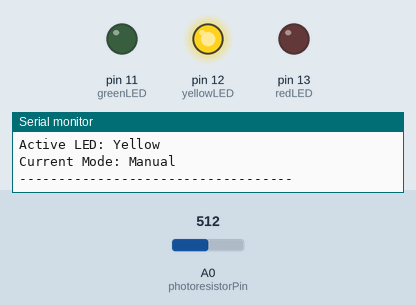
Simulated run of this sketch. Board: Arduino Uno, built with avr-gcc and run on an emulated ATmega328P. On the bench: output pins drawn as LEDs (lit = HIGH), the last lines printed to the serial monitor. The inputs (shaded band) are chosen by the test bench; at power-on: A0 (photoresistorPin) = 512.

Above: at 1.2 s.
1.3 s: A0 (photoresistorPin) set to 428
3.3 s: A0 (photoresistorPin) set to 406
At 5.4 s:
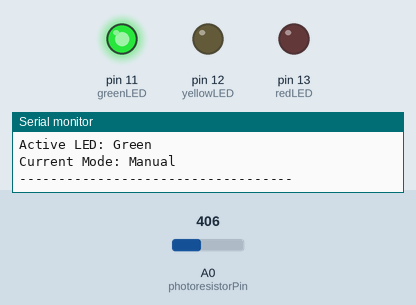
5.7 s: A0 (photoresistorPin) set to 900
At 7.5 s:
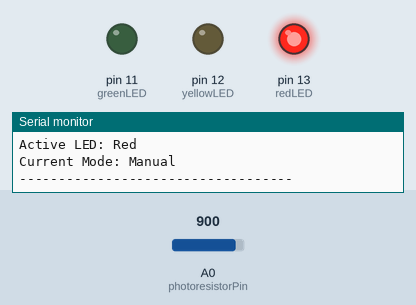
13.1 s: A0 (photoresistorPin) set to 745
14.8 s: A0 (photoresistorPin) set to 712
At 15.9 s:
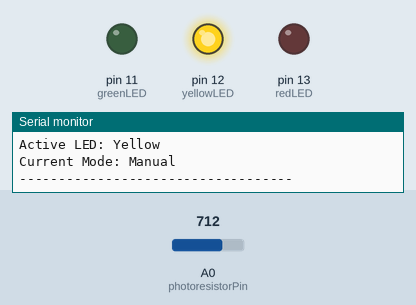
Timing chart, 0 to 17.8 s (numbered marks = the images above; inputs shaded):
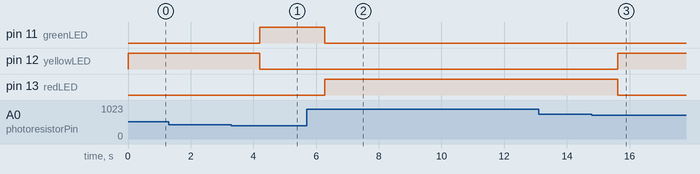

The sketch:

Midterms_Lab_Exam.ino
```cpp
const int photoresistorPin = A0;
const int greenLED = 11;
const int yellowLED = 12;
const int redLED = 13;

// Variables
int lightValue = 0;
float lightPercent = 0;

int lowThreshold = 40;  // default for MANUAL mode
int highThreshold = 70;

bool isAuto = false;   // default mode is MANUAL
String environment = "Cloudy";  // default environment

// ======= SETUP =======
void setup() {
  Serial.begin(9600);

  pinMode(greenLED, OUTPUT);
  pinMode(yellowLED, OUTPUT);
  pinMode(redLED, OUTPUT);

  Serial.println("System Ready.");
  Serial.println("Current Mode: MANUAL");
}

// ======= MAIN LOOP =======
void loop() {

  readLightSensor();
  updateThresholdAutoMode();
  updateLEDStatus();
  displayStatus();
  processSerialCommands();

  delay(1000);
}

// Reads LDR value and converts to percentage
void readLightSensor() {
  lightValue = analogRead(photoresistorPin);
  lightPercent = map(lightValue, 0, 1023, 0, 100);
}

// Automatically adjust thresholds based on MODE AUTO
void updateThresholdAutoMode() {
  if (isAuto) {
    if (lightPercent <= 40) {
      environment = "Cloudy";

    } else if (lightPercent > 40 && lightPercent <= 70) {
      environment = "Clear";

    } else {
      environment = "Clear";

    }
  }
}

// Turns ON only one LED depending on threshold
void updateLEDStatus() {

  if (lightPercent <= lowThreshold) {
    digitalWrite(greenLED, HIGH);
    digitalWrite(yellowLED, LOW);
    digitalWrite(redLED, LOW);
  }
  else if (lightPercent > lowThreshold && lightPercent <= highThreshold) {
    digitalWrite(greenLED, LOW);
    digitalWrite(yellowLED, HIGH);
    digitalWrite(redLED, LOW);
  }
  else {
    digitalWrite(greenLED, LOW);
    digitalWrite(yellowLED, LOW);
    digitalWrite(redLED, HIGH);
  }
}

// Display monitor output every second
void displayStatus() {
  Serial.print("Light Intensity: ");
  Serial.print(lightPercent);
  Serial.println("%");

  Serial.print("Active LED: ");
  if (digitalRead(greenLED)) Serial.println("Green");
  if (digitalRead(yellowLED)) Serial.println("Yellow");
  if (digitalRead(redLED)) Serial.println("Red");

  Serial.print("Current Mode: ");
  Serial.println(isAuto ? "Automatic" : "Manual");

  if (isAuto) {
    Serial.print("Environment: ");
    Serial.println(environment);
  }

  Serial.println("-----------------------------------");
}

// Reads user input commands on Serial Monitor
void processSerialCommands() {
  if (!Serial.available()) return;

  String command = Serial.readStringUntil('\n');
  command.trim();

  // --- MODE selection ---
  if (command.equalsIgnoreCase("MODE AUTO")) {
    isAuto = true;
    Serial.println("Switched to AUTOMATIC mode.");
  }
  else if (command.equalsIgnoreCase("MODE MANUAL")) {
    isAuto = false;
    Serial.println("Switched to MANUAL mode.");
  }

  // --- SET Threshold (Manual Only) ---
  else if (command.startsWith("SET LOW")) {
    if (!isAuto) {
      int value = command.substring(7).toInt();
      lowThreshold = value;
      Serial.print("Low threshold set to: ");
      Serial.println(lowThreshold);
    } else {
      Serial.println("Error: Wrong command (AUTO mode)");
    }
  }

  else if (command.startsWith("SET HIGH")) {
    if (!isAuto) {
      int value = command.substring(8).toInt();
      highThreshold = value;
      Serial.print("High threshold set to: ");
      Serial.println(highThreshold);
    } else {
      Serial.println("Error: Wrong command (AUTO mode)");
    }
  }

  // Invalid command
  else {
    Serial.println("Error: Wrong command");
  }
}
```

Measured:
- the behaviour switches between 420 and 419 on A0 (photoresistorPin) (found by bisection; images 0 and 1)
- the behaviour switches between 727 and 726 on A0 (photoresistorPin) (found by bisection; images 2 and 3)
- after the input at 3.3 s, pin 11 (greenLED): LOW → HIGH after 0.90 s; pin 12 (yellowLED): HIGH → LOW after 0.90 s
- after the input at 5.7 s, pin 11 (greenLED): HIGH → LOW after 0.58 s; pin 13 (redLED): LOW → HIGH after 0.58 s
- after the input at 14.8 s, pin 12 (yellowLED): LOW → HIGH after 0.82 s; pin 13 (redLED): HIGH → LOW after 0.82 s
